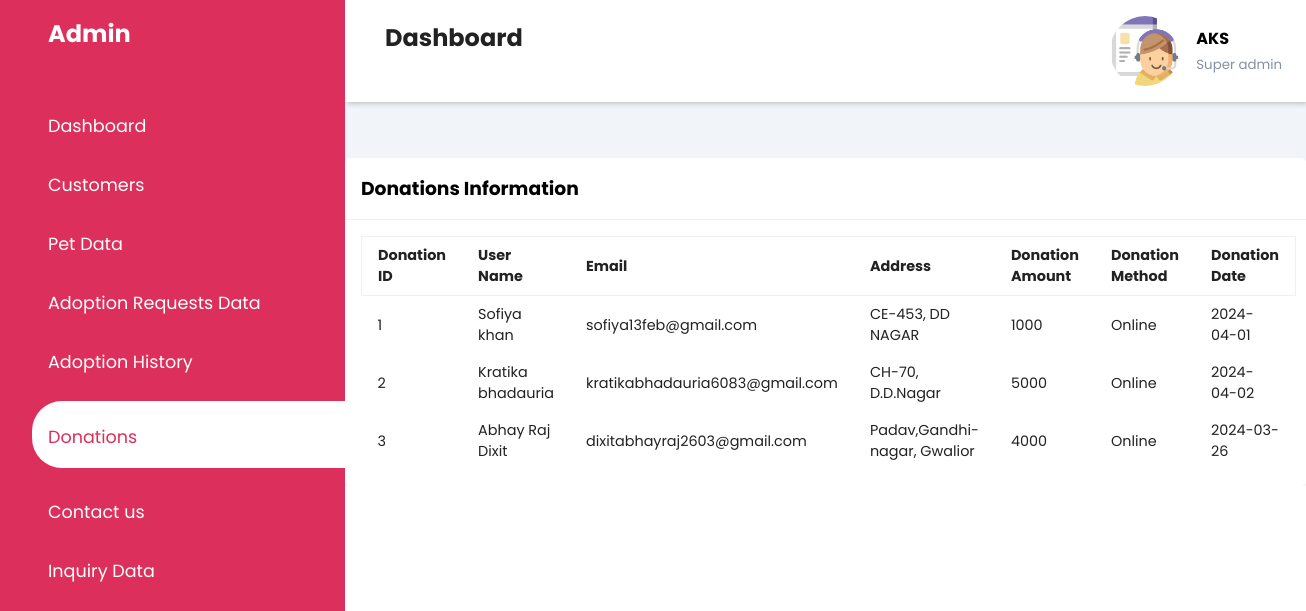
The app's page /donationsdata.php with its own data.
### tables this page shows
CREATE TABLE `donation` (
  `DonationId` int(20) NOT NULL,
  `FullName` varchar(50) NOT NULL,
  `Email` varchar(50) NOT NULL,
  `Address` varchar(80) NOT NULL,
  `DonationAmount` int(50) NOT NULL,
  `DonationMethod` enum('Online','Cash','','') NOT NULL,
  `DonationDate` date NOT NULL
);

### fetch_datadonation.php (the view, shortened to what this page needs)
<?php
$con=mysqli_connect("localhost:3307","root","","project");
$sql = "SELECT  DonationId,FullName,Email,Address,DonationAmount,DonationMethod,DonationDate from donation";
$result = mysqli_query($con, $sql);
if (mysqli_num_rows($result) > 0) {
    while ($row = mysqli_fetch_assoc($result)) {
        echo "<tr>";
        echo "<td>" . $row['DonationId'] . "</td>";
        echo "<td>" . $row['FullName'] . "</td>";
        echo "<td>" . $row['Email'] . "</td>";
        echo "<td>" . $row['Address'] . "</td>";
        echo "<td>" . $row['DonationAmount'] . "</td>";
        echo "<td>" . $row['DonationMethod'] . "</td>";
        echo "<td>" . $row['DonationDate'] . "</td>";
        echo "</tr>";
    }
} else {
    echo "0 results";
}
?>

### admin.css (style rules this page uses)
:root { --main-color: #dd2f5b; --color-dark: #1D2231; --text-grey: #8390A2; }
* { padding: 0; margin: 0; box-sizing: border-box; list-style-type: none; text-decoration: none; font-family: 'Poppins',sans-serif; }
td { padding: .5rem 1rem; font-size: .9rem; color: #222; }
tr td:last-child { display: flex; align-items: center; }

### records on screen
donation: DonationId "1", FullName "Sofiya khan", Email "sofiya13feb@gmail.com", Address "CE-453, DD NAGAR", DonationAmount "1000", DonationMethod "Online", DonationDate "2024-04-01"
donation: DonationId "2", FullName "Kratika bhadauria", Email "kratikabhadauria6083@gmail.com", Address "CH-70, D.D.Nagar", DonationAmount "5000", DonationMethod "Online", DonationDate "2024-04-02"
donation: DonationId "3", FullName "Abhay Raj Dixit", Email "dixitabhayraj2603@gmail.com", Address "Padav,Gandhi-nagar, Gwalior", DonationAmount "4000", DonationMethod "Online", DonationDate "2024-03-26"
